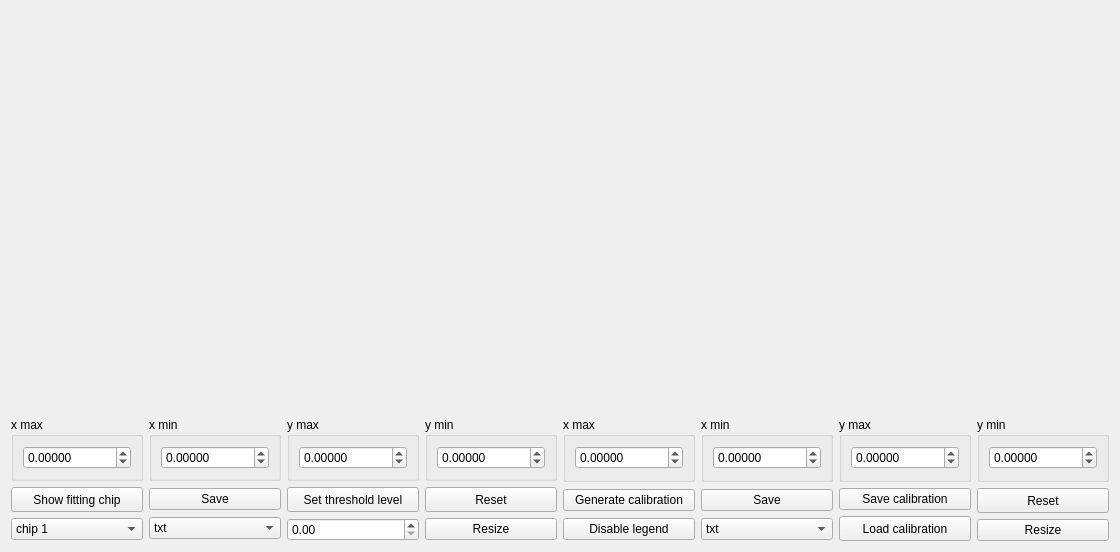
      <widget class="QWidget" name="tab_6">
       <attribute name="title">
        <string>Calibration</string>
       </attribute>
       <layout class="QVBoxLayout" name="verticalLayout_60">
        <item>
         <layout class="QHBoxLayout" name="horizontalLayout_32">
          <item>
           <layout class="QVBoxLayout" name="verticalLayout_75">
            <item>
             <widget class="QCustomPlot" name="widget_4" native="true">
              <property name="minimumSize">
               <size>
                <width>0</width>
                <height>400</height>
               </size>
              </property>
             </widget>
            </item>
            <item>
             <layout class="QHBoxLayout" name="horizontalLayout_35">
              <item>
               <widget class="QGroupBox" name="groupBox_41">
                <property name="maximumSize">
                 <size>
                  <width>180</width>
                  <height>70</height>
                 </size>
                </property>
                <property name="title">
                 <string>x max</string>
                </property>
                <layout class="QVBoxLayout" name="verticalLayout_68">
                 <item>
                  <widget class="QDoubleSpinBox" name="doubleSpinBox_24">
                   <property name="decimals">
                    <number>5</number>
                   </property>
                   <property name="minimum">
                    <double>-99999999999999.000000000000000</double>
                   </property>
                   <property name="maximum">
                    <double>999999999999999.000000000000000</double>
                   </property>
                  </widget>
                 </item>
                </layout>
               </widget>
              </item>
              <item>
               <widget class="QGroupBox" name="groupBox_42">
                <property name="maximumSize">
                 <size>
                  <width>180</width>
                  <height>70</height>
                 </size>
                </property>
                <property name="title">
                 <string>x min</string>
                </property>
                <layout class="QVBoxLayout" name="verticalLayout_69">
                 <item>
                  <widget class="QDoubleSpinBox" name="doubleSpinBox_25">
                   <property name="decimals">
                    <number>5</number>
                   </property>
                   <property name="minimum">
                    <double>-9999999999999.000000000000000</double>
                   </property>
                   <property name="maximum">
                    <double>99999999999999.000000000000000</double>
                   </property>
                  </widget>
                 </item>
                </layout>
               </widget>
              </item>
              <item>
               <widget class="QGroupBox" name="groupBox_40">
                <property name="maximumSize">
                 <size>
                  <width>180</width>
                  <height>70</height>
                 </size>
                </property>
                <property name="title">
                 <string>y max</string>
                </property>
                <layout class="QVBoxLayout" name="verticalLayout_67">
                 <item>
                  <widget class="QDoubleSpinBox" name="doubleSpinBox_23">
                   <property name="decimals">
                    <number>5</number>
                   </property>
                   <property name="minimum">
                    <double>-99999999999999.000000000000000</double>
                   </property>
                   <property name="maximum">
                    <double>1000000000000000000.000000000000000</double>
                   </property>
                  </widget>
                 </item>
                </layout>
               </widget>
              </item>
              <item>
               <widget class="QGroupBox" name="groupBox_43">
                <property name="maximumSize">
                 <size>
                  <width>180</width>
                  <height>70</height>
                 </size>
                </property>
                <property name="title">
                 <string>y min</string>
                </property>
                <layout class="QVBoxLayout" name="verticalLayout_70">
                 <item>
                  <widget class="QDoubleSpinBox" name="doubleSpinBox_26">
                   <property name="decimals">
                    <number>5</number>
                   </property>
                   <property name="minimum">
                    <double>-100000000000000000.000000000000000</double>
                   </property>
                   <property name="maximum">
                    <double>99999999999999.000000000000000</double>
                   </property>
                  </widget>
                 </item>
                </layout>
               </widget>
              </item>
             </layout>
            </item>
            <item>
             <layout class="QHBoxLayout" name="horizontalLayout_36">
              <item>
               <layout class="QVBoxLayout" name="verticalLayout_73">
                <item>
                 <widget class="QPushButton" name="pushButton_42">
                  <property name="minimumSize">
                   <size>
                    <width>91</width>
                    <height>25</height>
                   </size>
                  </property>
                  <property name="text">
                   <string>Show fitting chip</string>
                  </property>
                 </widget>
                </item>
                <item>
                 <widget class="QComboBox" name="comboBox_18">
                  <property name="currentIndex">
                   <number>0</number>
                  </property>
                  <item>
                   <property name="text">
                    <string>chip 1</string>
                   </property>
                  </item>
                  <item>
                   <property name="text">
                    <string>chip 2</string>
                   </property>
                  </item>
                  <item>
                   <property name="text">
                    <string>chip 3</string>
                   </property>
                  </item>
                  <item>
                   <property name="text">
                    <string>chip 4</string>
                   </property>
                  </item>
                  <item>
                   <property name="text">
                    <string>chip 5</string>
                   </property>
                  </item>
                  <item>
                   <property name="text">
                    <string>chip 6</string>
                   </property>
                  </item>
                  <item>
                   <property name="text">
                    <string>chip 7</string>
                   </property>
                  </item>
                  <item>
                   <property name="text">
                    <string>chip 8</string>
                   </property>
                  </item>
                  <item>
                   <property name="text">
                    <string>chip 9</string>
                   </property>
                  </item>
                  <item>
                   <property name="text">
                    <string>chip 10</string>
                   </property>
                  </item>
                  <item>
                   <property name="text">
                    <string>chip 11</string>
                   </property>
                  </item>
                  <item>
                   <property name="text">
                    <string>chip 12</string>
                   </property>
                  </item>
                  <item>
                   <property name="text">
                    <string>chip 13</string>
                   </property>
                  </item>
                  <item>
                   <property name="text">
                    <string>chip 14</string>
                   </property>
                  </item>
                  <item>
                   <property name="text">
                    <string>chip 15</string>
                   </property>
                  </item>
                 </widget>
                </item>
               </layout>
              </item>
              <item>
               <layout class="QVBoxLayout" name="verticalLayout_71">
                <item>
                 <widget class="QPushButton" name="pushButton_49">
                  <property name="text">
                   <string>Save</string>
                  </property>
                 </widget>
                </item>
                <item>
                 <widget class="QComboBox" name="comboBox_16">
                  <property name="currentIndex">
                   <number>0</number>
                  </property>
                  <item>
                   <property name="text">
                    <string>txt</string>
                   </property>
                  </item>
                  <item>
                   <property name="text">
                    <string>pdf</string>
                   </property>
                  </item>
                  <item>
                   <property name="text">
                    <string>jpg</string>
                   </property>
                  </item>
                  <item>
                   <property name="text">
                    <string>png</string>
                   </property>
                  </item>
                  <item>
                   <property name="text">
                    <string>bmp</string>
                   </property>
                  </item>
                 </widget>
                </item>
               </layout>
              </item>
              <item>
               <layout class="QVBoxLayout" name="verticalLayout_72">
                <item>
                 <widget class="QPushButton" name="pushButton_53">
                  <property name="minimumSize">
                   <size>
                    <width>91</width>
                    <height>25</height>
                   </size>
                  </property>
                  <property name="text">
                   <string>Set threshold level</string>
                  </property>
                 </widget>
                </item>
                <item>
                 <widget class="QDoubleSpinBox" name="doubleSpinBox_31">
                  <property name="maximum">
                   <double>999999999999999983222784.000000000000000</double>
                  </property>
                 </widget>
                </item>
               </layout>
              </item>
              <item>
               <layout class="QVBoxLayout" name="verticalLayout_74">
                <item>
                 <widget class="QPushButton" name="pushButton_52">
                  <property name="minimumSize">
                   <size>
                    <width>91</width>
                    <height>25</height>
                   </size>
                  </property>
                  <property name="text">
                   <string>Reset</string>
                  </property>
                 </widget>
                </item>
                <item>
                 <widget class="QPushButton" name="pushButton_50">
                  <property name="text">
                   <string>Resize</string>
                  </property>
                 </widget>
                </item>
               </layout>
              </item>
             </layout>
            </item>
           </layout>
          </item>
          <item>
           <layout class="QVBoxLayout" name="verticalLayout_76">
            <item>
             <widget class="QCustomPlot" name="widget_5" native="true">
              <property name="minimumSize">
               <size>
                <width>0</width>
                <height>400</height>
               </size>
              </property>
             </widget>
            </item>
            <item>
             <layout class="QHBoxLayout" name="horizontalLayout_37">
              <item>
               <widget class="QGroupBox" name="groupBox_44">
                <property name="maximumSize">
                 <size>
                  <width>180</width>
                  <height>70</height>
                 </size>
                </property>
                <property name="title">
                 <string>x max</string>
                </property>
                <layout class="QVBoxLayout" name="verticalLayout_77">
                 <item>
                  <widget class="QDoubleSpinBox" name="doubleSpinBox_27">
                   <property name="decimals">
                    <number>5</number>
                   </property>
                   <property name="minimum">
                    <double>-99999999999999.000000000000000</double>
                   </property>
                   <property name="maximum">
                    <double>999999999999999.000000000000000</double>
                   </property>
                  </widget>
                 </item>
                </layout>
               </widget>
              </item>
              <item>
               <widget class="QGroupBox" name="groupBox_45">
                <property name="maximumSize">
                 <size>
                  <width>180</width>
                  <height>70</height>
                 </size>
                </property>
                <property name="title">
                 <string>x min</string>
                </property>
                <layout class="QVBoxLayout" name="verticalLayout_78">
                 <item>
                  <widget class="QDoubleSpinBox" name="doubleSpinBox_28">
                   <property name="decimals">
                    <number>5</number>
                   </property>
                   <property name="minimum">
                    <double>-9999999999999.000000000000000</double>
                   </property>
                   <property name="maximum">
                    <double>99999999999999.000000000000000</double>
                   </property>
                  </widget>
                 </item>
                </layout>
               </widget>
              </item>
              <item>
               <widget class="QGroupBox" name="groupBox_46">
                <property name="maximumSize">
                 <size>
                  <width>180</width>
                  <height>70</height>
                 </size>
                </property>
                <property name="title">
                 <string>y max</string>
                </property>
                <layout class="QVBoxLayout" name="verticalLayout_79">
                 <item>
                  <widget class="QDoubleSpinBox" name="doubleSpinBox_29">
                   <property name="decimals">
                    <number>5</number>
                   </property>
                   <property name="minimum">
                    <double>-99999999999999.000000000000000</double>
                   </property>
                   <property name="maximum">
                    <double>1000000000000000000.000000000000000</double>
                   </property>
                  </widget>
                 </item>
                </layout>
               </widget>
              </item>
              <item>
               <widget class="QGroupBox" name="groupBox_47">
                <property name="maximumSize">
                 <size>
                  <width>180</width>
                  <height>70</height>
                 </size>
                </property>
                <property name="title">
                 <string>y min</string>
                </property>
                <layout class="QVBoxLayout" name="verticalLayout_80">
                 <item>
                  <widget class="QDoubleSpinBox" name="doubleSpinBox_30">
                   <property name="decimals">
                    <number>5</number>
                   </property>
                   <property name="minimum">
                    <double>-100000000000000000.000000000000000</double>
                   </property>
                   <property name="maximum">
                    <double>99999999999999.000000000000000</double>
                   </property>
                  </widget>
                 </item>
                </layout>
               </widget>
              </item>
             </layout>
            </item>
            <item>
             <layout class="QHBoxLayout" name="horizontalLayout_38">
              <item>
               <layout class="QVBoxLayout" name="verticalLayout_81">
                <item>
                 <widget class="QPushButton" name="pushButton_45">
                  <property name="text">
                   <string>Generate calibration</string>
                  </property>
                 </widget>
                </item>
                <item>
                 <widget class="QPushButton" name="pushButton_59">
                  <property name="text">
                   <string>Disable legend</string>
                  </property>
                 </widget>
                </item>
               </layout>
              </item>
              <item>
               <layout class="QVBoxLayout" name="verticalLayout_82">
                <item>
                 <widget class="QPushButton" name="pushButton_57">
                  <property name="text">
                   <string>Save</string>
                  </property>
                 </widget>
                </item>
                <item>
                 <widget class="QComboBox" name="comboBox_20">
                  <property name="currentIndex">
                   <number>0</number>
                  </property>
                  <item>
                   <property name="text">
                    <string>txt</string>
                   </property>
                  </item>
                  <item>
                   <property name="text">
                    <string>pdf</string>
                   </property>
                  </item>
                  <item>
                   <property name="text">
                    <string>jpg</string>
                   </property>
                  </item>
                  <item>
                   <property name="text">
                    <string>png</string>
                   </property>
                  </item>
                  <item>
                   <property name="text">
                    <string>bmp</string>
                   </property>
                  </item>
                 </widget>
                </item>
               </layout>
              </item>
              <item>
               <layout class="QVBoxLayout" name="verticalLayout_83">
                <item>
                 <widget class="QPushButton" name="pushButton_62">
                  <property name="text">
                   <string>Save calibration</string>
                  </property>
                 </widget>
                </item>
                <item>
                 <widget class="QPushButton" name="pushButton_61">
                  <property name="minimumSize">
                   <size>
                    <width>91</width>
                    <height>25</height>
                   </size>
                  </property>
                  <property name="text">
                   <string>Load calibration</string>
                  </property>
                 </widget>
                </item>
               </layout>
              </item>
              <item>
               <layout class="QVBoxLayout" name="verticalLayout_84">
                <item>
                 <widget class="QPushButton" name="pushButton_60">
                  <property name="minimumSize">
                   <size>
                    <width>91</width>
                    <height>25</height>
                   </size>
                  </property>
                  <property name="text">
                   <string>Reset</string>
                  </property>
                 </widget>
                </item>
                <item>
                 <widget class="QPushButton" name="pushButton_58">
                  <property name="text">
                   <string>Resize</string>
                  </property>
                 </widget>
                </item>
               </layout>
              </item>
             </layout>
            </item>
           </layout>
          </item>
         </layout>
        </item>
       </layout>
      </widget>
